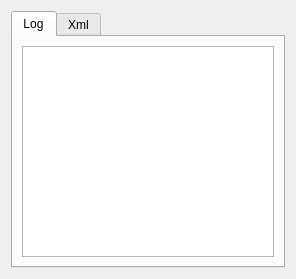
<ui version="4.0" >
 <class>LogWidget</class>
 <widget class="QWidget" name="LogWidget" >
  <property name="geometry" >
   <rect>
    <x>0</x>
    <y>0</y>
    <width>296</width>
    <height>279</height>
   </rect>
  </property>
  <property name="windowTitle" >
   <string>Form</string>
  </property>
  <layout class="QGridLayout" name="gridLayout" >
   <item row="0" column="0" >
    <widget class="QTabWidget" name="mp_tabWidget" >
     <property name="currentIndex" >
      <number>0</number>
     </property>
     <widget class="QWidget" name="mp_tabLog" >
      <attribute name="title" >
       <string>Log</string>
      </attribute>
      <layout class="QGridLayout" name="gridLayout_3" >
       <item row="0" column="0" >
        <widget class="QTextBrowser" name="mp_logView" >
         <property name="styleSheet" >
          <string notr="true" >color: rgb(255, 255, 0);</string>
         </property>
        </widget>
       </item>
      </layout>
     </widget>
     <widget class="QWidget" name="mp_tabDebug" >
      <attribute name="title" >
       <string>Xml</string>
      </attribute>
      <layout class="QGridLayout" name="gridLayout_2" >
       <item row="0" column="0" >
        <widget class="QTextBrowser" name="mp_xmlView" >
         <property name="styleSheet" >
          <string notr="true" >background-color: rgb(0, 0, 0);
color: rgb(255, 255, 0);</string>
         </property>
        </widget>
       </item>
      </layout>
     </widget>
    </widget>
   </item>
  </layout>
  <zorder>mp_frame</zorder>
  <zorder>mp_tabWidget</zorder>
  <zorder>textBrowser</zorder>
  <zorder>plainTextEdit</zorder>
  <zorder>lineEdit</zorder>
  <zorder>mp_tabWidget</zorder>
 </widget>
 <resources/>
 <connections/>
</ui>
